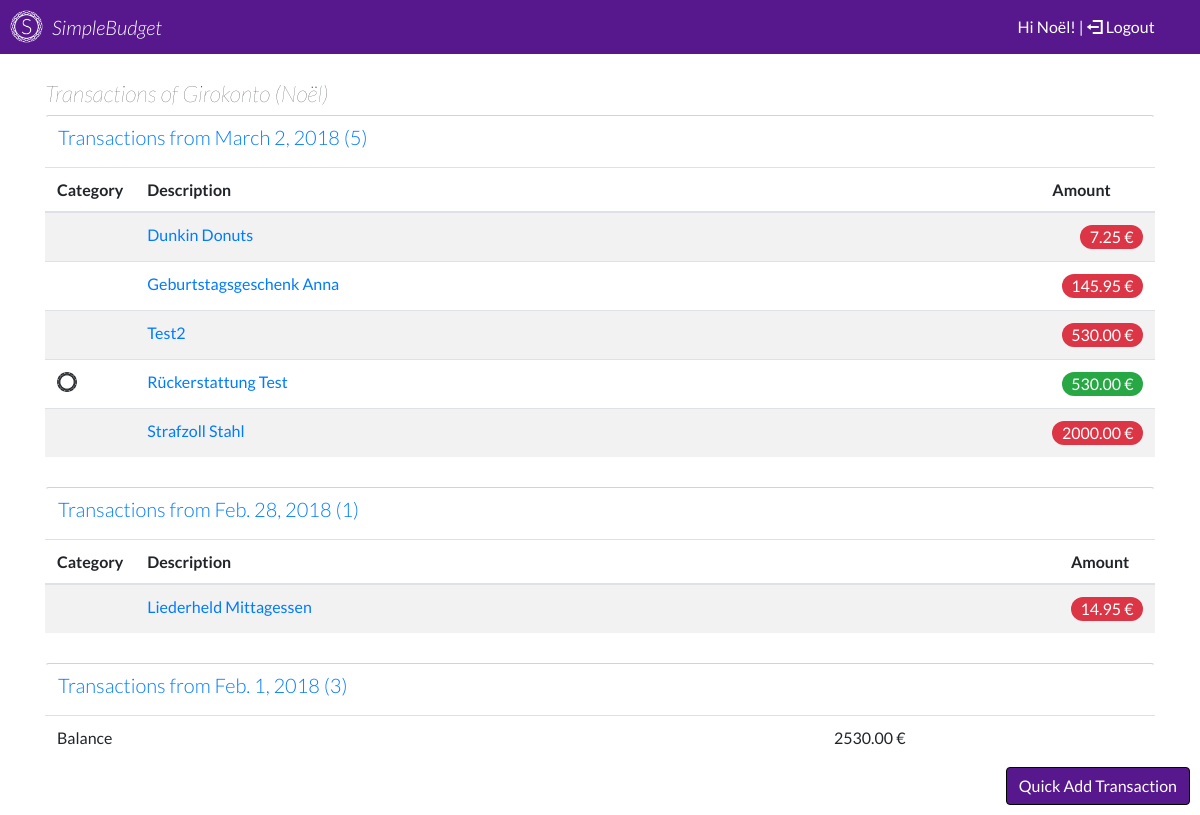
/account/2 (signed in), run on an earlier commit of the app's database.
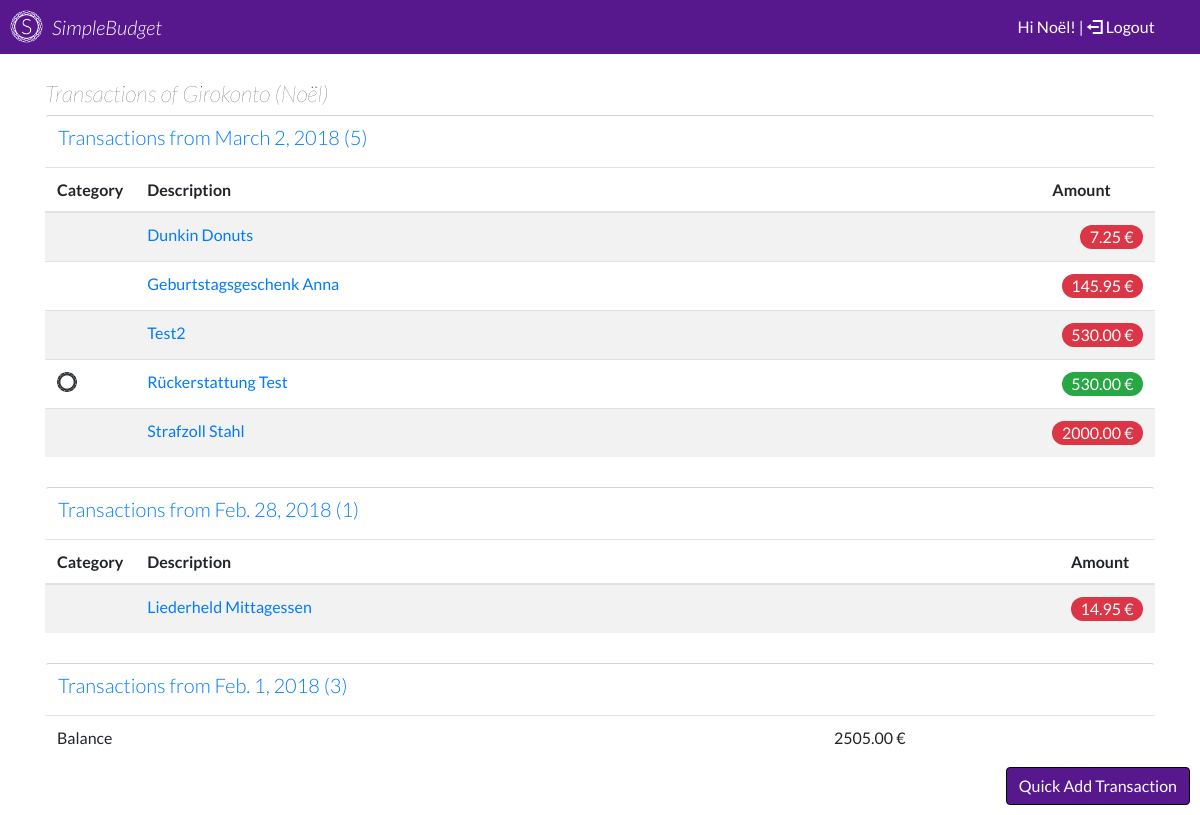
And on a later commit of the database.
### savings/models.py (models this page shows, shortened)
class Account(models.Model):
    name = models.CharField(max_length=100)
    owner = models.ForeignKey(User, on_delete=models.SET_NULL, blank=True, null=True)
    balance = models.DecimalField(max_digits=100, decimal_places=2, default=0)
    bank = models.ForeignKey(Bank, on_delete=models.SET_NULL, blank=True, null=True)
    def __str__(self):
        return self.name

### savings/views.py (the view)
# urls.py: path('account/<int:account_id>', views.account),
def account(request, account_id):
    accountObj = get_object_or_404(Account, id=account_id)
    end_date = date.today()
    start_date = end_date - timedelta(days=USER_PREFERENCE_ACCOUNT_TRANSACTIONS_DAYS)
    transactions = []
    for iterator in range(0,USER_PREFERENCE_ACCOUNT_TRANSACTIONS_DAYS):
        current_date = end_date - timedelta(days=iterator)
        day_transactions = Transaction.objects.filter(account__id=account_id, date=current_date)
        if day_transactions:
            transactions.append({
                'date': current_date,
                'transactions': day_transactions,
                'sum_transactions': len(day_transactions)
            })
    context = {
        'account': accountObj,
        'transactions': transactions
    }
    return render(request, 'savings/account.html', context)

### savings/models.py (called while the page is built)
    def __str__(self):
        return self.name

    def get_icon(self):
        return self.icon_id

### savings/templates/savings/account.html
{% extends "frame.html" %}
{% block content %}
{% if transactions %}
    <h2>Transactions of {{account}}</h2>
    <div id="transactions_accordions">
    {% for day in transactions  %}
        <h3 class="btn btn-link" data-toggle="collapse" data-target="#day_transactions_{{ forloop.counter }}">
            Transactions from {{ day.date }} ({{ day.sum_transactions }})
        </h3>
        <div id="day_transactions_{{ forloop.counter }}" class="collapse{% if forloop.counter <= 2 %} show{% endif %}">
            <table class="table table-striped transactions">
                <thead>
                    <tr>
                        <th class="text-left">Category</th>
                        <th class="text-left">Description</th>
                        <th class="text-left">Amount</th>
                    </tr>
                </thead>
                <tbody>
                    {% for transaction in day.transactions %}
                    <tr class="transaction">
                        <td class="icon"><p class="icon-{% if not transaction.category or not transaction.category.icon_id %}simple-budget{% else %}{{transaction.category.get_icon}}{% endif %}" title="{{transaction.category}}" tooltip="{{transaction.category}}"></p></td>
                        <td class="description"><a href="/savings/transaction/{{ transaction.id }}">{{transaction.description}}</a></td>
                        <td class="amount"><span class="badge badge-pill {% if not transaction.is_spending %} badge-success{% else %} badge-danger{% endif %}">{{transaction.amount}} €</span></td>
                    </tr>
                    {% endfor %}
                </tbody>
            </table>
        </div>
    {% endfor %}
    </div>
    <table class="table">
        <tbody>
            <tr class="balance">
                <td style="width: 70%" class="text-left">Balance</td>
                <td style="width: 30%" class="text-left balance">{{account.balance}} €</td>
            </tr>
        </tbody>
    </table>
{% else %}
    <p>No transactions yet in this account.</p>
{% endif %}
{% endblock %}

What changed in the data, as far as the page shows it:
changed Account "Girokonto (Noël)": balance "2530.00" → "2505.00"
